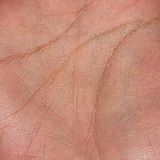
%> input picture imtest.JPG, 160 x 160 px
$ octave --eval "result = harriscorner(rgb2gray(imread('imtest.JPG')));"   (GNU Octave 9; MATLAB toolbox functions it lacks are replaced by stand-ins)
%> lines starting %> are read from the running program, lines starting %| are printed output that depends on the picture
function points = harriscorner(im)
%    im = im2double(rgb2gray(im));
   im = im2double(im);
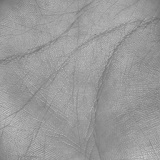
%> im: size 160x160 double; min 0.424, max 0.784, mean 0.603

   %derivatives in x and y direction
   [dx, dy] = meshgrid(-1:1, -1:1);
   imx = conv2(im, dx, 'same');
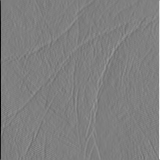
%> imx: size 160x160 double; min -2.07, max 2.07, mean 0.000631; drawn with min black and max white
   imy = conv2(im, dy, 'same');
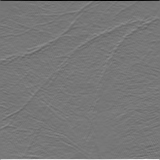
%> imy: size 160x160 double; min -1.96, max 2.22, mean -0.000362; drawn with min black and max white

   sigma = 1.8;
   radius = 1;
   order = (2*radius + 1);
   threshold = 0;

   %gaussian filter
   gf = gaussfilter(sigma);

   %calculate m matrix
   ix2 = conv2(imx.^2, gf, 'same');
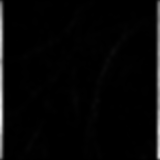
%> ix2: size 160x160 double; min 0.000123, max 0.933, mean 0.0279
   iy2 = conv2(imy.^2, gf, 'same');
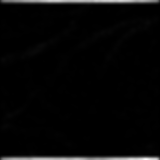
%> iy2: size 160x160 double; min 0.000304, max 1.02, mean 0.029; drawn with min black and max white
   ixy = conv2(imx.*imy, gf, 'same');
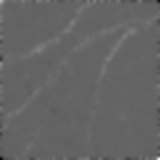
%> ixy: size 160x160 double; min -0.0613, max 0.0952, mean 0.000705; drawn with min black and max white

   %harris measure
   R = (ix2.*iy2 - ixy.^2) ./ (ix2 + iy2 +eps);

   %find local maxima
   mx = ordfilt2(R, order^2, ones(order));
   harris_points = (R == mx) & (R > threshold);
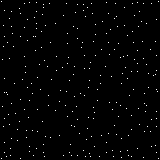
%> harris_points: size 160x160 logical; 1.1% white in thin lines or dots

   [rows, cols] = find(harris_points);
%> rows = 269 values from 2 to 159; cols = 269 values from 2 to 159

   points = cornerPoints([cols, rows]);
%> points = 269 points; strongest (x, y): (2, 2), (2, 159), (3, 60), (3, 107), (4, 26)
%> `result = harriscorner(rgb2gray(imread('imtest.JPG')));`: result has the same summary as points in harriscorner

   %plotting
%    figure, imshow(im), hold on;
%    plot(cols, rows, '+r'), title('harris corner');
end

function gf = gaussfilter(sigma)
    dim = max(1, fix(6*sigma));
    m = fix((dim-1)/2);
    n = fix((dim-1)/2);
    [h1, h2] = meshgrid(-m:m, -n:n);
    hg = exp(-(h1.^2 + h2.^2) / (2*sigma^2));

    gf = hg / sum(sum(hg));
end
